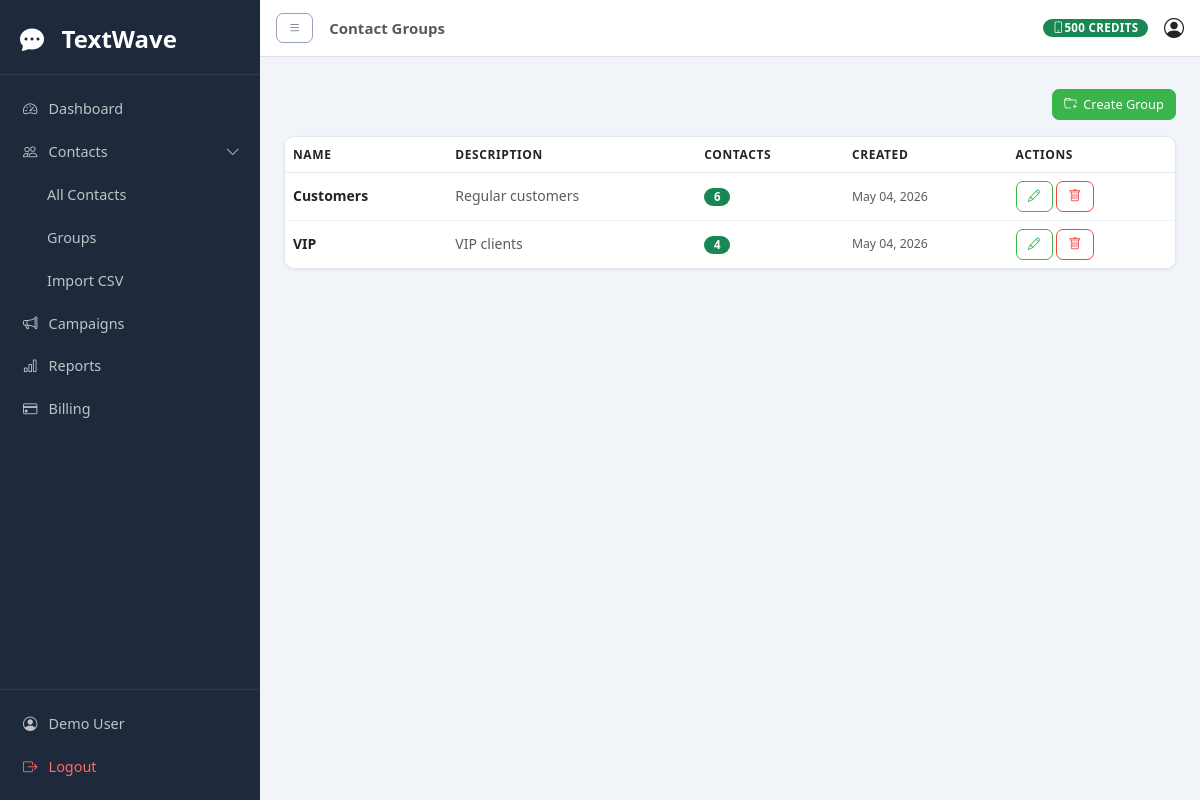
The page /contacts/groups/ (signed in) on the database its author committed.
### apps/accounts/models.py (models this page shows, shortened)
class UserProfile(models.Model):
    user = models.OneToOneField(User, on_delete=models.CASCADE, related_name='profile')
    phone = models.CharField(max_length=20, blank=True)
    company = models.CharField(max_length=100, blank=True)
    sms_balance = models.IntegerField(default=0)
    api_key = models.CharField(max_length=64, unique=True, default='')
    sender_id = models.CharField(max_length=11, default='TextWave')
    created_at = models.DateTimeField(auto_now_add=True)
    updated_at = models.DateTimeField(auto_now=True)

### apps/contacts/models.py (models this page shows, shortened)
class ContactGroup(models.Model):
    name = models.CharField(max_length=100)
    description = models.TextField(blank=True)
    user = models.ForeignKey(User, on_delete=models.CASCADE, related_name='contact_groups')
    created_at = models.DateTimeField(auto_now_add=True)
    def contact_count(self):
        return self.contacts.count()
    class Meta:
        ordering = ['name']

### apps/contacts/views.py (the view)
# urls.py: path('groups/', views.group_list, name='group_list'),
@login_required
def group_list(request):
    groups = ContactGroup.objects.filter(user=request.user)
    paginator = Paginator(groups, 15)
    page_obj = paginator.get_page(request.GET.get('page'))
    return render(request, 'contacts/group_list.html', {'page_obj': page_obj})

### templates/contacts/group_list.html (shortened to what this page needs)
{% extends 'base.html' %}
{% block page_title %}Contact Groups{% endblock %}
{% block content %}
<div class="d-flex justify-content-end mb-3">
    <a href="{% url 'contacts:group_create' %}" class="btn btn-success btn-sm">
        <i class="bi bi-folder-plus"></i> Create Group
    </a>
</div>
<div class="card">
    <div class="card-body p-0">
        <div class="table-responsive">
            <table class="table table-hover mb-0">
                <thead>
                    <tr>
                        <th>Name</th>
                        <th>Description</th>
                        <th>Contacts</th>
                        <th>Created</th>
                        <th>Actions</th>
                    </tr>
                </thead>
                <tbody>
                    {% for group in page_obj %}
                    <tr>
                        <td class="fw-semibold">{{ group.name }}</td>
                        <td class="text-muted">{{ group.description|default:"-" }}</td>
                        <td><span class="badge bg-success">{{ group.contact_count }}</span></td>
                        <td class="text-muted small">{{ group.created_at|date:"M d, Y" }}</td>
                        <td>
                            <a href="{% url 'contacts:group_edit' group.pk %}" class="btn btn-outline-primary btn-sm">
                                <i class="bi bi-pencil"></i>
                            </a>
                            <form method="post" action="{% url 'contacts:group_delete' group.pk %}" class="d-inline"
                                  onsubmit="return confirm('Delete group {{ group.name }}?')">
                                <button type="submit" class="btn btn-outline-danger btn-sm">
                                    <i class="bi bi-trash"></i>
                                </button>
                            </form>
                        </td>
                    </tr>
                    {% endfor %}
                </tbody>
            </table>
        </div>
    </div>
</div>
{% endblock %}

### templates/base.html (shortened to what this page needs)
{% load static %}
<!DOCTYPE html>
<html lang="en">
<head>
    <link rel="stylesheet" href="https://cdn.jsdelivr.net/npm/bootstrap@5.3.0/dist/css/bootstrap.min.css">
    <link rel="stylesheet" href="https://cdn.jsdelivr.net/npm/bootstrap-icons@1.11.0/font/bootstrap-icons.css">
    <link rel="stylesheet" href="{% static 'css/main.css' %}">
</head>
<body>
    <div class="d-flex" id="wrapper">
        <nav id="sidebar" class="sidebar">
            <div class="sidebar-brand">
                <i class="bi bi-chat-dots-fill text-white me-2" style="font-size: 1.5rem;"></i>
                <span class="text-white fw-bold fs-4">TextWave</span>
            </div>
            <ul class="sidebar-nav list-unstyled">
                <li>
                    <a href="{% url 'core:dashboard' %}" class="sidebar-link {% if request.resolver_match.url_name == 'dashboard' %}active{% endif %}">
                        <i class="bi bi-speedometer2"></i> Dashboard
                    </a>
                </li>
                <li>
                    <a href="#contactsSubmenu" data-bs-toggle="collapse" class="sidebar-link">
                        <i class="bi bi-people"></i> Contacts <i class="bi bi-chevron-down ms-auto"></i>
                    </a>
                    <ul class="collapse list-unstyled ps-4 {% if request.resolver_match.namespace == 'contacts' %}show{% endif %}" id="contactsSubmenu">
                        <li><a href="{% url 'contacts:contact_list' %}" class="sidebar-link small">All Contacts</a></li>
                        <li><a href="{% url 'contacts:group_list' %}" class="sidebar-link small">Groups</a></li>
                        <li><a href="{% url 'contacts:import_contacts' %}" class="sidebar-link small">Import CSV</a></li>
                    </ul>
                </li>
                <li>
                    <a href="{% url 'campaigns:campaign_list' %}" class="sidebar-link {% if request.resolver_match.namespace == 'campaigns' %}active{% endif %}">
                        <i class="bi bi-megaphone"></i> Campaigns
                    </a>
                </li>
                <li>
                    <a href="{% url 'reports:report_list' %}" class="sidebar-link {% if request.resolver_match.namespace == 'reports' %}active{% endif %}">
                        <i class="bi bi-bar-chart"></i> Reports
                    </a>
                </li>
                <li>
                    <a href="{% url 'billing:billing' %}" class="sidebar-link {% if request.resolver_match.namespace == 'billing' %}active{% endif %}">
                        <i class="bi bi-credit-card"></i> Billing
                    </a>
                </li>
            </ul>
            <div class="sidebar-footer">
                <a href="{% url 'accounts:profile' %}" class="sidebar-link">
                    <i class="bi bi-person-circle"></i> {{ request.user.get_full_name|default:request.user.username }}
                </a>
                <a href="{% url 'accounts:logout' %}" class="sidebar-link" style="color: #ff6b6b;">
                    <i class="bi bi-box-arrow-right"></i> Logout
                </a>
            </div>
        </nav>
        <div id="page-content-wrapper" class="flex-grow-1">
            <nav class="navbar navbar-expand-lg navbar-light bg-white border-bottom px-3">
                <button id="menu-toggle" class="btn btn-sm btn-outline-secondary me-3">
                    <i class="bi bi-list"></i>
                </button>
                <span class="navbar-text fw-semibold">{% block page_title %}{% endblock %}</span>
                <div class="ms-auto d-flex align-items-center gap-3">
                    <span class="badge bg-success">
                        <i class="bi bi-phone"></i> {{ request.user.profile.sms_balance }} credits
                    </span>
                    <a href="{% url 'accounts:profile' %}" class="text-decoration-none text-dark">
                        <i class="bi bi-person-circle fs-5"></i>
                    </a>
                </div>
            </nav>
            <div class="container-fluid px-4 py-3">
                {% block content %}{% endblock %}
            </div>
        </div>
    </div>
</body>
</html>

### static/css/main.css (style rules this page uses)
*, *::before, *::after { box-sizing: border-box; margin: 0; padding: 0; }
html { font-size: 16px; }
body { font-family: 'Segoe UI', system-ui, -apple-system, BlinkMacSystemFont, sans-serif; font-size: 0.9375rem; line-height: 1.6; color: #1e293b; background: #f1f5f9; }
a { color: #39B54B; text-decoration: none; }
ul { list-style: none; padding: 0; margin: 0; }
#wrapper { display: flex; min-height: 100vh; }
#sidebar { width: 260px; min-height: 100vh; background: #1e293b; display: flex; flex-direction: column; flex-shrink: 0; position: sticky; top: 0; height: 100vh; overflow-y: auto; transition: width 0.25s ease; z-index: 100; }
#page-content-wrapper { flex: 1; min-width: 0; display: flex; flex-direction: column; }
.sidebar-brand { padding: 1.25rem 1.25rem 1rem; border-bottom: 1px solid rgba(255,255,255,0.08); display: flex; align-items: center; gap: 0.6rem; white-space: nowrap; }
.sidebar-nav { flex: 1; padding: 0.75rem 0; overflow-y: auto; }
.sidebar-link { display: flex; align-items: center; gap: 0.7rem; padding: 0.62rem 1.25rem; color: rgba(255,255,255,0.72); text-decoration: none; font-size: 0.9rem; font-weight: 500; border-left: 3px solid transparent; transition: all 0.15s; white-space: nowrap; }
.sidebar-footer { padding: 0.75rem 0; border-top: 1px solid rgba(255,255,255,0.08); }
.card { background: #fff; border: 1px solid #e2e8f0; border-radius: 10px; box-shadow: 0 1px 3px rgba(0,0,0,0.07); overflow: hidden; }
.card-body { padding: 1.25rem; }
.btn { display: inline-flex; align-items: center; gap: 0.4rem; padding: 0.45rem 1rem; border-radius: 7px; border: 1px solid transparent; font-size: 0.875rem; font-weight: 500; cursor: pointer; text-decoration: none; transition: all 0.15s; line-height: 1.5; white-space: nowrap; }
.btn-sm { padding: 0.3rem 0.7rem; font-size: 0.8rem; }
.btn-success { background: #39B54B; border-color: #39B54B; color: #fff; }
.btn-outline-primary { background: transparent; border-color: #39B54B; color: #39B54B; }
.btn-outline-secondary { background: transparent; border-color: #94a3b8; color: #64748b; }
.btn-outline-danger { background: transparent; border-color: #ef4444; color: #ef4444; }
.badge { display: inline-flex; align-items: center; padding: 0.2rem 0.6rem; border-radius: 20px; font-size: 0.72rem; font-weight: 600; letter-spacing: 0.03em; text-transform: uppercase; }
table { width: 100%; border-collapse: collapse; font-size: 0.875rem; }
thead th { background: #f8fafc; padding: 0.7rem 1rem; text-align: left; font-size: 0.75rem; font-weight: 700; text-transform: uppercase; letter-spacing: 0.05em; color: #64748b; border-bottom: 1px solid #e2e8f0; white-space: nowrap; }
tbody td { padding: 0.8rem 1rem; border-bottom: 1px solid #f1f5f9; color: #374151; vertical-align: middle; }
tbody tr:last-child td { border-bottom: none; }
.d-flex { display: flex; }
.gap-3 { gap: 0.75rem; }
.text-muted { color: #64748b; }
.text-white { color: #fff; }
.fw-bold { font-weight: 700; }
.fw-semibold { font-weight: 600; }
.mb-3 { margin-bottom: 0.75rem; }
.px-3 { padding-left: 0.75rem; padding-right: 0.75rem; }
.bg-white { background: #fff; }
.bg-success { background: #39B54B; color: #fff; }

### rows shown on the page
ContactGroup: name "Customers", description "Regular customers", contact_count "6", created_at "May 04, 2026"
ContactGroup: name "VIP", description "VIP clients", contact_count "4", created_at "May 04, 2026"

### other values the page prints
{{ request.user.get_full_name|default:request.user.username }} "Demo User"
{{ request.user.profile.sms_balance }} "500"
